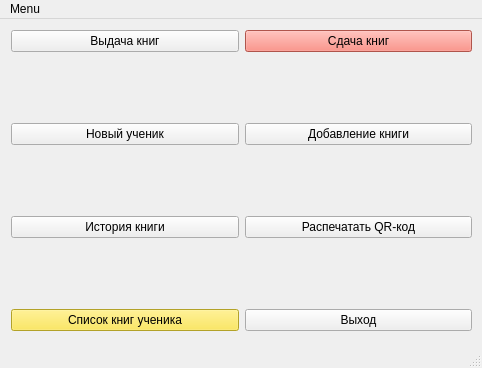
<?xml version="1.0" encoding="UTF-8"?>
<ui version="4.0">
 <class>Menu</class>
 <widget class="QMainWindow" name="Menu">
  <property name="geometry">
   <rect>
    <x>0</x>
    <y>0</y>
    <width>482</width>
    <height>368</height>
   </rect>
  </property>
  <property name="windowTitle">
   <string>MainWindow</string>
  </property>
  <widget class="QWidget" name="centralwidget">
   <widget class="QLabel" name="label">
    <property name="geometry">
     <rect>
      <x>40</x>
      <y>288</y>
      <width>417</width>
      <height>14</height>
     </rect>
    </property>
    <property name="text">
     <string/>
    </property>
   </widget>
   <widget class="QWidget" name="layoutWidget">
    <property name="geometry">
     <rect>
      <x>11</x>
      <y>11</y>
      <width>461</width>
      <height>301</height>
     </rect>
    </property>
    <layout class="QGridLayout" name="gridLayout">
     <item row="0" column="0">
      <layout class="QVBoxLayout" name="verticalLayout">
       <item>
        <widget class="QPushButton" name="pushButton">
         <property name="text">
          <string>Выдача книг</string>
         </property>
        </widget>
       </item>
       <item>
        <spacer name="verticalSpacer">
         <property name="orientation">
          <enum>Qt::Vertical</enum>
         </property>
         <property name="sizeHint" stdset="0">
          <size>
           <width>20</width>
           <height>40</height>
          </size>
         </property>
        </spacer>
       </item>
       <item>
        <widget class="QPushButton" name="pushButton_5">
         <property name="text">
          <string>Новый ученик</string>
         </property>
        </widget>
       </item>
       <item>
        <spacer name="verticalSpacer_2">
         <property name="orientation">
          <enum>Qt::Vertical</enum>
         </property>
         <property name="sizeHint" stdset="0">
          <size>
           <width>20</width>
           <height>40</height>
          </size>
         </property>
        </spacer>
       </item>
       <item>
        <widget class="QPushButton" name="pushButton_6">
         <property name="text">
          <string>История книги</string>
         </property>
        </widget>
       </item>
       <item>
        <spacer name="verticalSpacer_3">
         <property name="orientation">
          <enum>Qt::Vertical</enum>
         </property>
         <property name="sizeHint" stdset="0">
          <size>
           <width>20</width>
           <height>40</height>
          </size>
         </property>
        </spacer>
       </item>
       <item>
        <widget class="QPushButton" name="pushButton_4">
         <property name="palette">
          <palette>
           <active>
            <colorrole role="WindowText">
             <brush brushstyle="SolidPattern">
              <color alpha="255">
               <red>0</red>
               <green>0</green>
               <blue>0</blue>
              </color>
             </brush>
            </colorrole>
            <colorrole role="Button">
             <brush brushstyle="SolidPattern">
              <color alpha="255">
               <red>251</red>
               <green>227</green>
               <blue>56</blue>
              </color>
             </brush>
            </colorrole>
            <colorrole role="Light">
             <brush brushstyle="SolidPattern">
              <color alpha="255">
               <red>255</red>
               <green>246</green>
               <blue>179</blue>
              </color>
             </brush>
            </colorrole>
            <colorrole role="Midlight">
             <brush brushstyle="SolidPattern">
              <color alpha="255">
               <red>253</red>
               <green>236</green>
               <blue>117</blue>
              </color>
             </brush>
            </colorrole>
            <colorrole role="Dark">
             <brush brushstyle="SolidPattern">
              <color alpha="255">
               <red>125</red>
               <green>113</green>
               <blue>28</blue>
              </color>
             </brush>
            </colorrole>
            <colorrole role="Mid">
             <brush brushstyle="SolidPattern">
              <color alpha="255">
               <red>167</red>
               <green>151</green>
               <blue>37</blue>
              </color>
             </brush>
            </colorrole>
            <colorrole role="Text">
             <brush brushstyle="SolidPattern">
              <color alpha="255">
               <red>0</red>
               <green>0</green>
               <blue>0</blue>
              </color>
             </brush>
            </colorrole>
            <colorrole role="BrightText">
             <brush brushstyle="SolidPattern">
              <color alpha="255">
               <red>255</red>
               <green>255</green>
               <blue>255</blue>
              </color>
             </brush>
            </colorrole>
            <colorrole role="ButtonText">
             <brush brushstyle="SolidPattern">
              <color alpha="255">
               <red>0</red>
               <green>0</green>
               <blue>0</blue>
              </color>
             </brush>
            </colorrole>
            <colorrole role="Base">
             <brush brushstyle="SolidPattern">
              <color alpha="255">
               <red>255</red>
               <green>255</green>
               <blue>255</blue>
              </color>
             </brush>
            </colorrole>
            <colorrole role="Window">
             <brush brushstyle="SolidPattern">
              <color alpha="255">
               <red>251</red>
               <green>227</green>
               <blue>56</blue>
              </color>
             </brush>
            </colorrole>
            <colorrole role="Shadow">
             <brush brushstyle="SolidPattern">
              <color alpha="255">
               <red>0</red>
               <green>0</green>
               <blue>0</blue>
              </color>
             </brush>
            </colorrole>
            <colorrole role="AlternateBase">
             <brush brushstyle="SolidPattern">
              <color alpha="255">
               <red>253</red>
               <green>241</green>
               <blue>155</blue>
              </color>
             </brush>
            </colorrole>
            <colorrole role="ToolTipBase">
             <brush brushstyle="SolidPattern">
              <color alpha="255">
               <red>255</red>
               <green>255</green>
               <blue>220</blue>
              </color>
             </brush>
            </colorrole>
            <colorrole role="ToolTipText">
             <brush brushstyle="SolidPattern">
              <color alpha="255">
               <red>0</red>
               <green>0</green>
               <blue>0</blue>
              </color>
             </brush>
            </colorrole>
           </active>
           <inactive>
            <colorrole role="WindowText">
             <brush brushstyle="SolidPattern">
              <color alpha="255">
               <red>0</red>
               <green>0</green>
               <blue>0</blue>
              </color>
             </brush>
            </colorrole>
            <colorrole role="Button">
             <brush brushstyle="SolidPattern">
              <color alpha="255">
               <red>251</red>
               <green>227</green>
               <blue>56</blue>
              </color>
             </brush>
            </colorrole>
            <colorrole role="Light">
             <brush brushstyle="SolidPattern">
              <color alpha="255">
               <red>255</red>
               <green>246</green>
               <blue>179</blue>
              </color>
             </brush>
            </colorrole>
            <colorrole role="Midlight">
             <brush brushstyle="SolidPattern">
              <color alpha="255">
               <red>253</red>
               <green>236</green>
               <blue>117</blue>
              </color>
             </brush>
            </colorrole>
            <colorrole role="Dark">
             <brush brushstyle="SolidPattern">
              <color alpha="255">
               <red>125</red>
               <green>113</green>
               <blue>28</blue>
              </color>
             </brush>
            </colorrole>
            <colorrole role="Mid">
             <brush brushstyle="SolidPattern">
              <color alpha="255">
               <red>167</red>
               <green>151</green>
               <blue>37</blue>
              </color>
             </brush>
            </colorrole>
            <colorrole role="Text">
             <brush brushstyle="SolidPattern">
              <color alpha="255">
               <red>0</red>
               <green>0</green>
               <blue>0</blue>
              </color>
             </brush>
            </colorrole>
            <colorrole role="BrightText">
             <brush brushstyle="SolidPattern">
              <color alpha="255">
               <red>255</red>
               <green>255</green>
               <blue>255</blue>
              </color>
             </brush>
            </colorrole>
            <colorrole role="ButtonText">
             <brush brushstyle="SolidPattern">
              <color alpha="255">
               <red>0</red>
               <green>0</green>
               <blue>0</blue>
              </color>
             </brush>
            </colorrole>
            <colorrole role="Base">
             <brush brushstyle="SolidPattern">
              <color alpha="255">
               <red>255</red>
               <green>255</green>
               <blue>255</blue>
              </color>
             </brush>
            </colorrole>
            <colorrole role="Window">
             <brush brushstyle="SolidPattern">
              <color alpha="255">
               <red>251</red>
               <green>227</green>
               <blue>56</blue>
              </color>
             </brush>
            </colorrole>
            <colorrole role="Shadow">
             <brush brushstyle="SolidPattern">
              <color alpha="255">
               <red>0</red>
               <green>0</green>
               <blue>0</blue>
              </color>
             </brush>
            </colorrole>
            <colorrole role="AlternateBase">
             <brush brushstyle="SolidPattern">
              <color alpha="255">
               <red>253</red>
               <green>241</green>
               <blue>155</blue>
              </color>
             </brush>
            </colorrole>
            <colorrole role="ToolTipBase">
             <brush brushstyle="SolidPattern">
              <color alpha="255">
               <red>255</red>
               <green>255</green>
               <blue>220</blue>
              </color>
             </brush>
            </colorrole>
            <colorrole role="ToolTipText">
             <brush brushstyle="SolidPattern">
              <color alpha="255">
               <red>0</red>
               <green>0</green>
               <blue>0</blue>
              </color>
             </brush>
            </colorrole>
           </inactive>
           <disabled>
            <colorrole role="WindowText">
             <brush brushstyle="SolidPattern">
              <color alpha="255">
               <red>125</red>
               <green>113</green>
               <blue>28</blue>
              </color>
             </brush>
            </colorrole>
            <colorrole role="Button">
             <brush brushstyle="SolidPattern">
              <color alpha="255">
               <red>251</red>
               <green>227</green>
               <blue>56</blue>
              </color>
             </brush>
            </colorrole>
            <colorrole role="Light">
             <brush brushstyle="SolidPattern">
              <color alpha="255">
               <red>255</red>
               <green>246</green>
               <blue>179</blue>
              </color>
             </brush>
            </colorrole>
            <colorrole role="Midlight">
             <brush brushstyle="SolidPattern">
              <color alpha="255">
               <red>253</red>
               <green>236</green>
               <blue>117</blue>
              </color>
             </brush>
            </colorrole>
            <colorrole role="Dark">
             <brush brushstyle="SolidPattern">
              <color alpha="255">
               <red>125</red>
               <green>113</green>
               <blue>28</blue>
              </color>
             </brush>
            </colorrole>
            <colorrole role="Mid">
             <brush brushstyle="SolidPattern">
              <color alpha="255">
               <red>167</red>
               <green>151</green>
               <blue>37</blue>
              </color>
             </brush>
            </colorrole>
            <colorrole role="Text">
             <brush brushstyle="SolidPattern">
              <color alpha="255">
               <red>125</red>
               <green>113</green>
               <blue>28</blue>
              </color>
             </brush>
            </colorrole>
            <colorrole role="BrightText">
             <brush brushstyle="SolidPattern">
              <color alpha="255">
               <red>255</red>
               <green>255</green>
               <blue>255</blue>
              </color>
             </brush>
            </colorrole>
            <colorrole role="ButtonText">
             <brush brushstyle="SolidPattern">
              <color alpha="255">
               <red>125</red>
               <green>113</green>
               <blue>28</blue>
              </color>
             </brush>
            </colorrole>
            <colorrole role="Base">
             <brush brushstyle="SolidPattern">
              <color alpha="255">
               <red>251</red>
               <green>227</green>
               <blue>56</blue>
              </color>
             </brush>
            </colorrole>
            <colorrole role="Window">
             <brush brushstyle="SolidPattern">
              <color alpha="255">
               <red>251</red>
               <green>227</green>
               <blue>56</blue>
              </color>
             </brush>
            </colorrole>
            <colorrole role="Shadow">
             <brush brushstyle="SolidPattern">
              <color alpha="255">
               <red>0</red>
               <green>0</green>
               <blue>0</blue>
              </color>
             </brush>
            </colorrole>
            <colorrole role="AlternateBase">
             <brush brushstyle="SolidPattern">
              <color alpha="255">
               <red>251</red>
               <green>227</green>
               <blue>56</blue>
              </color>
             </brush>
            </colorrole>
            <colorrole role="ToolTipBase">
             <brush brushstyle="SolidPattern">
              <color alpha="255">
               <red>255</red>
               <green>255</green>
               <blue>220</blue>
              </color>
             </brush>
            </colorrole>
            <colorrole role="ToolTipText">
             <brush brushstyle="SolidPattern">
              <color alpha="255">
               <red>0</red>
               <green>0</green>
               <blue>0</blue>
              </color>
             </brush>
            </colorrole>
           </disabled>
          </palette>
         </property>
         <property name="text">
          <string>Список книг ученика</string>
         </property>
         <property name="default">
          <bool>false</bool>
         </property>
         <property name="flat">
          <bool>false</bool>
         </property>
        </widget>
       </item>
      </layout>
     </item>
     <item row="0" column="1">
      <layout class="QVBoxLayout" name="verticalLayout_2">
       <item>
        <widget class="QPushButton" name="pushButton_2">
         <property name="palette">
          <palette>
           <active>
            <colorrole role="WindowText">
             <brush brushstyle="SolidPattern">
              <color alpha="255">
               <red>0</red>
               <green>0</green>
               <blue>0</blue>
              </color>
             </brush>
            </colorrole>
            <colorrole role="Button">
             <brush brushstyle="SolidPattern">
              <color alpha="255">
               <red>247</red>
               <green>119</green>
               <blue>106</blue>
              </color>
             </brush>
            </colorrole>
            <colorrole role="Light">
             <brush brushstyle="SolidPattern">
              <color alpha="255">
               <red>255</red>
               <green>228</green>
               <blue>225</blue>
              </color>
             </brush>
            </colorrole>
            <colorrole role="Midlight">
             <brush brushstyle="SolidPattern">
              <color alpha="255">
               <red>251</red>
               <green>173</green>
               <blue>165</blue>
              </color>
             </brush>
            </colorrole>
            <colorrole role="Dark">
             <brush brushstyle="SolidPattern">
              <color alpha="255">
               <red>123</red>
               <green>59</green>
               <blue>53</blue>
              </color>
             </brush>
            </colorrole>
            <colorrole role="Mid">
             <brush brushstyle="SolidPattern">
              <color alpha="255">
               <red>165</red>
               <green>79</green>
               <blue>70</blue>
              </color>
             </brush>
            </colorrole>
            <colorrole role="Text">
             <brush brushstyle="SolidPattern">
              <color alpha="255">
               <red>0</red>
               <green>0</green>
               <blue>0</blue>
              </color>
             </brush>
            </colorrole>
            <colorrole role="BrightText">
             <brush brushstyle="SolidPattern">
              <color alpha="255">
               <red>255</red>
               <green>255</green>
               <blue>255</blue>
              </color>
             </brush>
            </colorrole>
            <colorrole role="ButtonText">
             <brush brushstyle="SolidPattern">
              <color alpha="255">
               <red>0</red>
               <green>0</green>
               <blue>0</blue>
              </color>
             </brush>
            </colorrole>
            <colorrole role="Base">
             <brush brushstyle="SolidPattern">
              <color alpha="255">
               <red>255</red>
               <green>255</green>
               <blue>255</blue>
              </color>
             </brush>
            </colorrole>
            <colorrole role="Window">
             <brush brushstyle="SolidPattern">
              <color alpha="255">
               <red>247</red>
               <green>119</green>
               <blue>106</blue>
              </color>
             </brush>
            </colorrole>
            <colorrole role="Shadow">
             <brush brushstyle="SolidPattern">
              <color alpha="255">
               <red>0</red>
               <green>0</green>
               <blue>0</blue>
              </color>
             </brush>
            </colorrole>
            <colorrole role="AlternateBase">
             <brush brushstyle="SolidPattern">
              <color alpha="255">
               <red>251</red>
               <green>187</green>
               <blue>180</blue>
              </color>
             </brush>
            </colorrole>
            <colorrole role="ToolTipBase">
             <brush brushstyle="SolidPattern">
              <color alpha="255">
               <red>255</red>
               <green>255</green>
               <blue>220</blue>
              </color>
             </brush>
            </colorrole>
            <colorrole role="ToolTipText">
             <brush brushstyle="SolidPattern">
              <color alpha="255">
               <red>0</red>
               <green>0</green>
               <blue>0</blue>
              </color>
             </brush>
            </colorrole>
           </active>
           <inactive>
            <colorrole role="WindowText">
             <brush brushstyle="SolidPattern">
              <color alpha="255">
               <red>0</red>
               <green>0</green>
               <blue>0</blue>
              </color>
             </brush>
            </colorrole>
            <colorrole role="Button">
             <brush brushstyle="SolidPattern">
              <color alpha="255">
               <red>247</red>
               <green>119</green>
               <blue>106</blue>
              </color>
             </brush>
            </colorrole>
            <colorrole role="Light">
             <brush brushstyle="SolidPattern">
              <color alpha="255">
               <red>255</red>
               <green>228</green>
               <blue>225</blue>
              </color>
             </brush>
            </colorrole>
            <colorrole role="Midlight">
             <brush brushstyle="SolidPattern">
              <color alpha="255">
               <red>251</red>
               <green>173</green>
               <blue>165</blue>
              </color>
             </brush>
            </colorrole>
            <colorrole role="Dark">
             <brush brushstyle="SolidPattern">
              <color alpha="255">
               <red>123</red>
               <green>59</green>
               <blue>53</blue>
              </color>
             </brush>
            </colorrole>
            <colorrole role="Mid">
             <brush brushstyle="SolidPattern">
              <color alpha="255">
               <red>165</red>
               <green>79</green>
               <blue>70</blue>
              </color>
             </brush>
            </colorrole>
            <colorrole role="Text">
             <brush brushstyle="SolidPattern">
              <color alpha="255">
               <red>0</red>
               <green>0</green>
               <blue>0</blue>
              </color>
             </brush>
            </colorrole>
            <colorrole role="BrightText">
             <brush brushstyle="SolidPattern">
              <color alpha="255">
               <red>255</red>
               <green>255</green>
               <blue>255</blue>
              </color>
             </brush>
            </colorrole>
            <colorrole role="ButtonText">
             <brush brushstyle="SolidPattern">
              <color alpha="255">
               <red>0</red>
               <green>0</green>
               <blue>0</blue>
              </color>
             </brush>
            </colorrole>
            <colorrole role="Base">
             <brush brushstyle="SolidPattern">
              <color alpha="255">
               <red>255</red>
               <green>255</green>
               <blue>255</blue>
              </color>
             </brush>
            </colorrole>
            <colorrole role="Window">
             <brush brushstyle="SolidPattern">
              <color alpha="255">
               <red>247</red>
               <green>119</green>
               <blue>106</blue>
              </color>
             </brush>
            </colorrole>
            <colorrole role="Shadow">
             <brush brushstyle="SolidPattern">
              <color alpha="255">
               <red>0</red>
               <green>0</green>
               <blue>0</blue>
              </color>
             </brush>
            </colorrole>
            <colorrole role="AlternateBase">
             <brush brushstyle="SolidPattern">
              <color alpha="255">
               <red>251</red>
               <green>187</green>
               <blue>180</blue>
              </color>
             </brush>
            </colorrole>
            <colorrole role="ToolTipBase">
             <brush brushstyle="SolidPattern">
              <color alpha="255">
               <red>255</red>
               <green>255</green>
               <blue>220</blue>
              </color>
             </brush>
            </colorrole>
            <colorrole role="ToolTipText">
             <brush brushstyle="SolidPattern">
              <color alpha="255">
               <red>0</red>
               <green>0</green>
               <blue>0</blue>
              </color>
             </brush>
            </colorrole>
           </inactive>
           <disabled>
            <colorrole role="WindowText">
             <brush brushstyle="SolidPattern">
              <color alpha="255">
               <red>123</red>
               <green>59</green>
               <blue>53</blue>
              </color>
             </brush>
            </colorrole>
            <colorrole role="Button">
             <brush brushstyle="SolidPattern">
              <color alpha="255">
               <red>247</red>
               <green>119</green>
               <blue>106</blue>
              </color>
             </brush>
            </colorrole>
            <colorrole role="Light">
             <brush brushstyle="SolidPattern">
              <color alpha="255">
               <red>255</red>
               <green>228</green>
               <blue>225</blue>
              </color>
             </brush>
            </colorrole>
            <colorrole role="Midlight">
             <brush brushstyle="SolidPattern">
              <color alpha="255">
               <red>251</red>
               <green>173</green>
               <blue>165</blue>
              </color>
             </brush>
            </colorrole>
            <colorrole role="Dark">
             <brush brushstyle="SolidPattern">
              <color alpha="255">
               <red>123</red>
               <green>59</green>
               <blue>53</blue>
              </color>
             </brush>
            </colorrole>
            <colorrole role="Mid">
             <brush brushstyle="SolidPattern">
              <color alpha="255">
               <red>165</red>
               <green>79</green>
               <blue>70</blue>
              </color>
             </brush>
            </colorrole>
            <colorrole role="Text">
             <brush brushstyle="SolidPattern">
              <color alpha="255">
               <red>123</red>
               <green>59</green>
               <blue>53</blue>
              </color>
             </brush>
            </colorrole>
            <colorrole role="BrightText">
             <brush brushstyle="SolidPattern">
              <color alpha="255">
               <red>255</red>
               <green>255</green>
               <blue>255</blue>
              </color>
             </brush>
            </colorrole>
            <colorrole role="ButtonText">
             <brush brushstyle="SolidPattern">
              <color alpha="255">
               <red>123</red>
               <green>59</green>
               <blue>53</blue>
              </color>
             </brush>
            </colorrole>
            <colorrole role="Base">
             <brush brushstyle="SolidPattern">
              <color alpha="255">
               <red>247</red>
               <green>119</green>
               <blue>106</blue>
              </color>
             </brush>
            </colorrole>
            <colorrole role="Window">
             <brush brushstyle="SolidPattern">
              <color alpha="255">
               <red>247</red>
               <green>119</green>
               <blue>106</blue>
              </color>
             </brush>
            </colorrole>
            <colorrole role="Shadow">
             <brush brushstyle="SolidPattern">
              <color alpha="255">
               <red>0</red>
               <green>0</green>
               <blue>0</blue>
              </color>
             </brush>
            </colorrole>
            <colorrole role="AlternateBase">
             <brush brushstyle="SolidPattern">
              <color alpha="255">
               <red>247</red>
               <green>119</green>
               <blue>106</blue>
              </color>
             </brush>
            </colorrole>
            <colorrole role="ToolTipBase">
             <brush brushstyle="SolidPattern">
              <color alpha="255">
               <red>255</red>
               <green>255</green>
               <blue>220</blue>
              </color>
             </brush>
            </colorrole>
            <colorrole role="ToolTipText">
             <brush brushstyle="SolidPattern">
              <color alpha="255">
               <red>0</red>
               <green>0</green>
               <blue>0</blue>
              </color>
             </brush>
            </colorrole>
           </disabled>
          </palette>
         </property>
         <property name="text">
          <string>Сдача книг</string>
         </property>
        </widget>
       </item>
       <item>
        <spacer name="verticalSpacer_4">
         <property name="orientation">
          <enum>Qt::Vertical</enum>
         </property>
         <property name="sizeHint" stdset="0">
          <size>
           <width>20</width>
           <height>40</height>
          </size>
         </property>
        </spacer>
       </item>
       <item>
        <widget class="QPushButton" name="pushButton_3">
         <property name="text">
          <string>Добавление книги</string>
         </property>
        </widget>
       </item>
       <item>
        <spacer name="verticalSpacer_5">
         <property name="orientation">
          <enum>Qt::Vertical</enum>
         </property>
         <property name="sizeHint" stdset="0">
          <size>
           <width>20</width>
           <height>40</height>
          </size>
         </property>
        </spacer>
       </item>
       <item>
        <widget class="QPushButton" name="pushButton_7">
         <property name="text">
          <string>Распечатать QR-код</string>
         </property>
        </widget>
       </item>
       <item>
        <spacer name="verticalSpacer_6">
         <property name="orientation">
          <enum>Qt::Vertical</enum>
         </property>
         <property name="sizeHint" stdset="0">
          <size>
           <width>20</width>
           <height>40</height>
          </size>
         </property>
        </spacer>
       </item>
       <item>
        <widget class="QPushButton" name="pushButton_8">
         <property name="text">
          <string>Выход</string>
         </property>
        </widget>
       </item>
      </layout>
     </item>
    </layout>
   </widget>
  </widget>
  <widget class="QMenuBar" name="menubar">
   <property name="geometry">
    <rect>
     <x>0</x>
     <y>0</y>
     <width>482</width>
     <height>22</height>
    </rect>
   </property>
   <widget class="QMenu" name="menuMenu">
    <property name="title">
     <string>Menu</string>
    </property>
   </widget>
   <addaction name="menuMenu"/>
  </widget>
  <widget class="QStatusBar" name="statusbar"/>
 </widget>
 <resources/>
 <connections/>
</ui>
